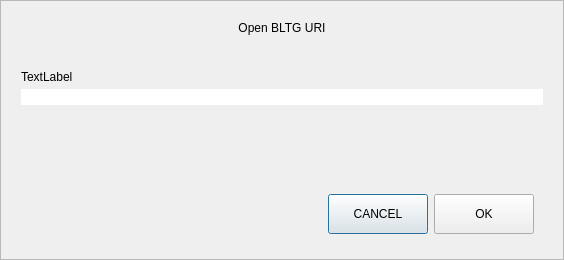
<?xml version="1.0" encoding="UTF-8"?>
<ui version="4.0">
 <class>OpenURIDialog</class>
 <widget class="QDialog" name="OpenURIDialog">
  <property name="geometry">
   <rect>
    <x>0</x>
    <y>0</y>
    <width>564</width>
    <height>260</height>
   </rect>
  </property>
  <property name="windowTitle">
   <string>Open URI</string>
  </property>
  <layout class="QVBoxLayout" name="verticalLayout">
   <property name="spacing">
    <number>0</number>
   </property>
   <property name="leftMargin">
    <number>0</number>
   </property>
   <property name="topMargin">
    <number>0</number>
   </property>
   <property name="rightMargin">
    <number>0</number>
   </property>
   <property name="bottomMargin">
    <number>0</number>
   </property>
   <item>
    <widget class="QFrame" name="frame">
     <property name="frameShape">
      <enum>QFrame::StyledPanel</enum>
     </property>
     <property name="frameShadow">
      <enum>QFrame::Raised</enum>
     </property>
     <layout class="QVBoxLayout" name="verticalLayout_2">
      <property name="spacing">
       <number>5</number>
      </property>
      <property name="leftMargin">
       <number>20</number>
      </property>
      <property name="topMargin">
       <number>20</number>
      </property>
      <property name="rightMargin">
       <number>20</number>
      </property>
      <property name="bottomMargin">
       <number>16</number>
      </property>
      <item>
       <widget class="QLabel" name="labelTitle">
        <property name="text">
         <string>Open BLTG URI</string>
        </property>
        <property name="alignment">
         <set>Qt::AlignCenter</set>
        </property>
       </widget>
      </item>
      <item>
       <spacer name="verticalSpacer_2">
        <property name="orientation">
         <enum>Qt::Vertical</enum>
        </property>
        <property name="sizeType">
         <enum>QSizePolicy::Fixed</enum>
        </property>
        <property name="sizeHint" stdset="0">
         <size>
          <width>20</width>
          <height>30</height>
         </size>
        </property>
       </spacer>
      </item>
      <item>
       <widget class="QLabel" name="labelSubtitle">
        <property name="text">
         <string notr="true">TextLabel</string>
        </property>
       </widget>
      </item>
      <item>
       <layout class="QHBoxLayout" name="horizontalLayout">
        <property name="spacing">
         <number>0</number>
        </property>
        <item>
         <widget class="QValidatedLineEdit" name="uriEdit">
          <property name="styleSheet">
           <string notr="true">#uriEdit{
	border-top-right-radius:0px;
	border-bottom-right-radius:0px;
}</string>
          </property>
         </widget>
        </item>
       </layout>
      </item>
      <item>
       <spacer name="verticalSpacer">
        <property name="orientation">
         <enum>Qt::Vertical</enum>
        </property>
        <property name="sizeHint" stdset="0">
         <size>
          <width>20</width>
          <height>40</height>
         </size>
        </property>
       </spacer>
      </item>
      <item>
       <widget class="QWidget" name="widget" native="true">
        <property name="minimumSize">
         <size>
          <width>0</width>
          <height>50</height>
         </size>
        </property>
        <layout class="QHBoxLayout" name="horizontalLayout_2">
         <item>
          <spacer name="horizontalSpacer">
           <property name="orientation">
            <enum>Qt::Horizontal</enum>
           </property>
           <property name="sizeHint" stdset="0">
            <size>
             <width>289</width>
             <height>20</height>
            </size>
           </property>
          </spacer>
         </item>
         <item>
          <widget class="QPushButton" name="pushButtonCancel">
           <property name="minimumSize">
            <size>
             <width>100</width>
             <height>40</height>
            </size>
           </property>
           <property name="text">
            <string>CANCEL</string>
           </property>
          </widget>
         </item>
         <item>
          <widget class="QPushButton" name="pushButtonOK">
           <property name="minimumSize">
            <size>
             <width>100</width>
             <height>40</height>
            </size>
           </property>
           <property name="text">
            <string>OK</string>
           </property>
          </widget>
         </item>
        </layout>
       </widget>
      </item>
     </layout>
    </widget>
   </item>
  </layout>
 </widget>
 <customwidgets>
  <customwidget>
   <class>QValidatedLineEdit</class>
   <extends>QLineEdit</extends>
   <header>qvalidatedlineedit.h</header>
  </customwidget>
 </customwidgets>
 <resources/>
 <connections/>
</ui>
